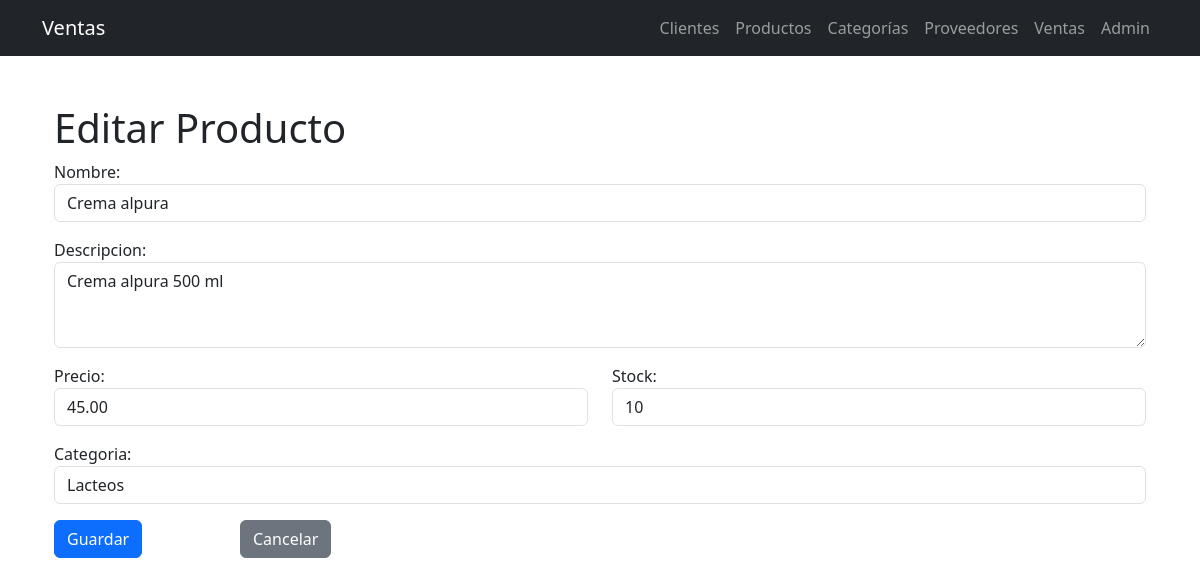
Page /productos/1/editar/ on the committed database.
### ventas/infrastructure/django_models/__init__.py (models this page shows, shortened)
class ProductoModel(models.Model):
    nombre = models.CharField(max_length=100)
    descripcion = models.TextField(blank=True, null=True)
    precio = models.DecimalField(max_digits=10, decimal_places=2)
    stock = models.PositiveIntegerField(default=0)
    categoria = models.ForeignKey(CategoriaModel, on_delete=models.CASCADE, related_name='productos', null=True, blank=True)

### ventas/views.py (the view)
# urls.py: path('productos/<int:producto_id>/editar/', views.editar_producto, name='editar_producto'),
@require_http_methods(["GET", "POST"])
def editar_producto(request, producto_id):
    producto_model = get_object_or_404(ProductoModel, id=producto_id)
    if request.method == 'POST':
        form = ProductoForm(request.POST, instance=producto_model)
        if form.is_valid():
            producto_model = form.save()
            producto_service.update_producto(producto_id, producto_model)
            return redirect('lista_productos')
    else:
        form = ProductoForm(instance=producto_model)
    return render(request, 'ventas/productos/formulario.html', {'form': form, 'titulo': 'Editar Producto', 'id': producto_id})

### ventas/forms.py
class ProductoForm(forms.ModelForm):
    class Meta:
        model = ProductoModel
        fields = ['nombre', 'descripcion', 'precio', 'stock', 'categoria']
        widgets = {
            'nombre': forms.TextInput(attrs={'class': 'form-control', 'placeholder': 'Nombre del producto'}),
            'descripcion': forms.Textarea(attrs={'class': 'form-control', 'rows': 3, 'placeholder': 'Descripción'}),
            'precio': forms.NumberInput(attrs={'class': 'form-control', 'step': '0.01', 'placeholder': 'Precio'}),
            'stock': forms.NumberInput(attrs={'class': 'form-control', 'placeholder': 'Stock'}),
            'categoria': forms.Select(attrs={'class': 'form-control'}),
        }

### ventas/infrastructure/django_models/__init__.py (called while the page is built)
    def __str__(self):
        return self.nombre

### ventas/templates/ventas/productos/formulario.html (shortened to what this page needs)
{% extends "ventas/base.html" %}
{% block content %}
<div class="container mt-5">
    <h1>{{ titulo }}</h1>
    <form method="post" class="needs-validation" novalidate>
        <div class="mb-3">
            {{ form.nombre.label_tag }}
            {{ form.nombre }}
        </div>
        <div class="mb-3">
            {{ form.descripcion.label_tag }}
            {{ form.descripcion }}
        </div>
        <div class="row">
            <div class="col-md-6 mb-3">
                {{ form.precio.label_tag }}
                {{ form.precio }}
            </div>
            <div class="col-md-6 mb-3">
                {{ form.stock.label_tag }}
                {{ form.stock }}
            </div>
        </div>
        <div class="mb-3">
            {{ form.categoria.label_tag }}
            {{ form.categoria }}
        </div>
        <div class="row">
            <div class="col-md-2">
                <button type="submit" class="btn btn-primary">Guardar</button>
            </div>
            <div class="col-md-2">
                <a href="{% url 'lista_productos' %}" class="btn btn-secondary">Cancelar</a>
            </div>
        </div>
    </form>
</div>
{% endblock %}

### rows in the picture
ProductoModel: nombre "Crema alpura", descripcion "Crema alpura 500 ml", precio "45.00", stock "10", categoria "Lacteos"

### other values in the picture
{{ titulo }} "Editar Producto"
